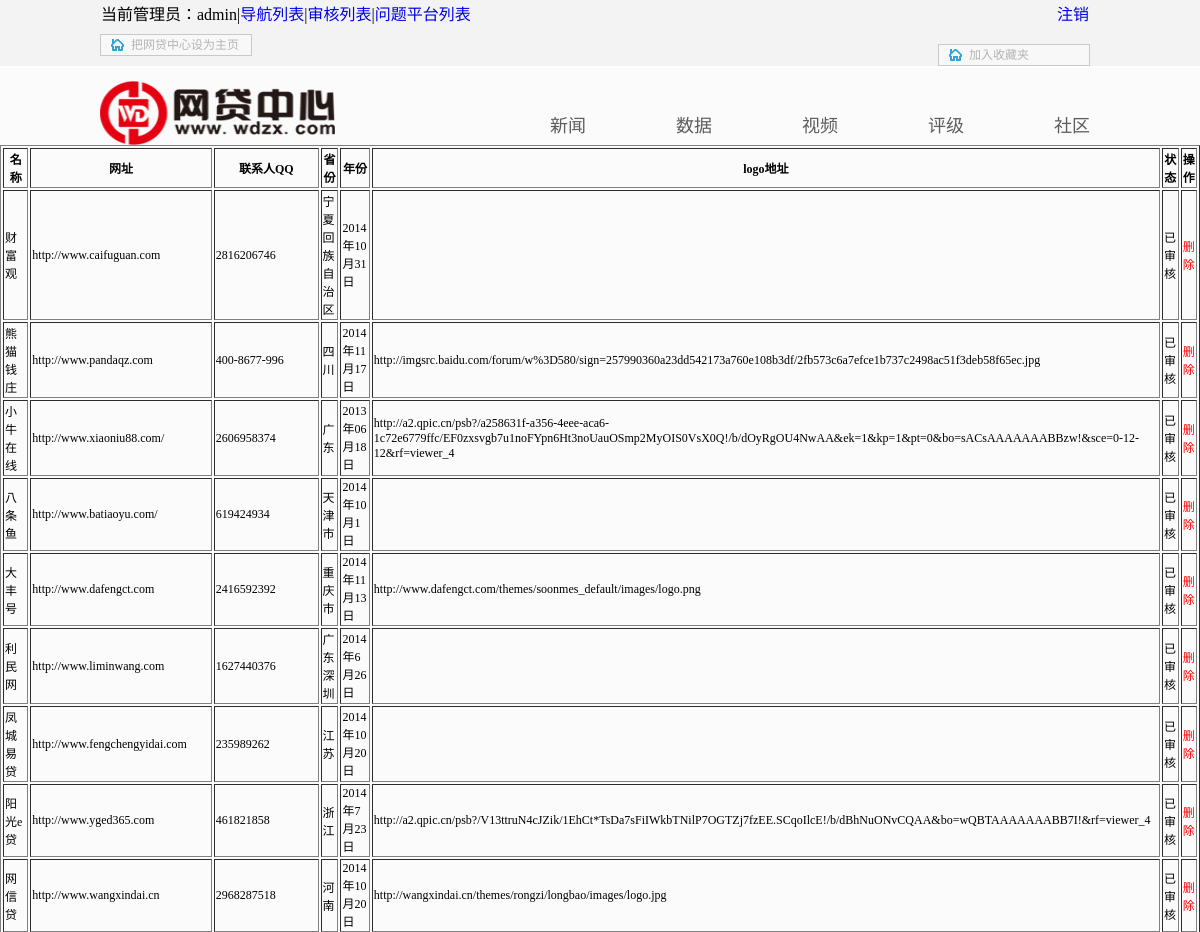
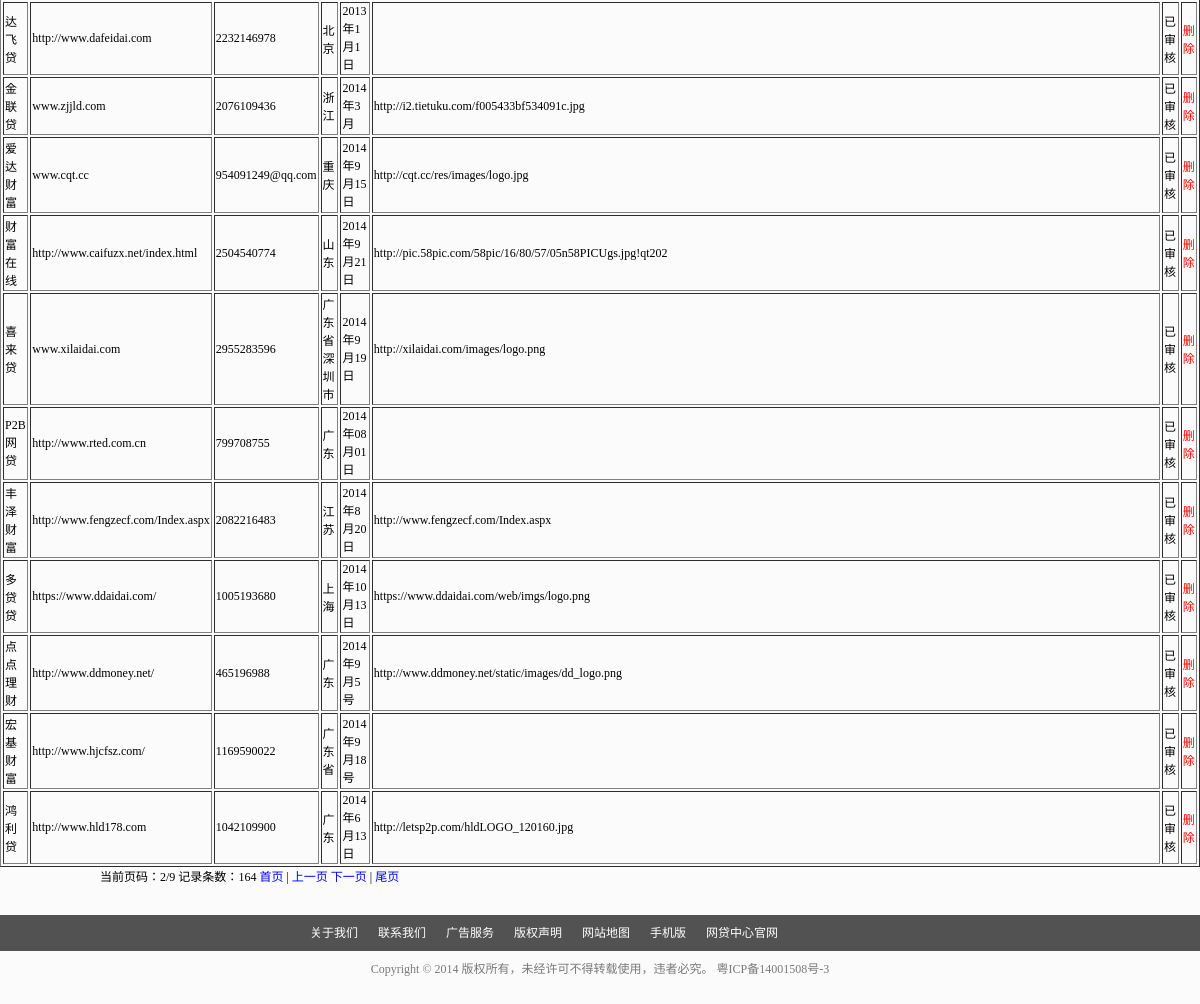
The app's page /admin/admin_submit_list.php?page=2 (signed in) with its own data (2 pictures, top to bottom).
### tables this page shows
CREATE TABLE `wdzx_navigation_submit` (
  `id` int(11) NOT NULL AUTO_INCREMENT,
  `name` varchar(255) NOT NULL COMMENT '名称',
  `url` varchar(255) DEFAULT NULL COMMENT '链接地址',
  `logo` varchar(255) DEFAULT NULL COMMENT 'logo图片',
  `link_qq` varchar(50) NOT NULL COMMENT '联系人qq',
  `logo_url` varchar(255) DEFAULT NULL COMMENT 'logo远程地址',
  `summary` text COMMENT '简介',
  `fstatus` int(11) NOT NULL DEFAULT '0' COMMENT '状态',
  `add_time` int(11) NOT NULL DEFAULT '0' COMMENT '添加时间',
  `province` varchar(50) NOT NULL DEFAULT '' COMMENT '省份',
  `year` varchar(50) NOT NULL DEFAULT '' COMMENT '上线年份',
  PRIMARY KEY (`id`)
);

### admin/admin_submit_list.php (the view, shortened to what this page needs)
<?php
include '../common/admin_header.php';
if (isset($_REQUEST["page"]) && !empty($_REQUEST["page"])) {
    $page = $_REQUEST["page"];
} else {
    $page = 1;
}
if (is_numeric($page)) {
    $page_size = 20;
    $query = "select count(*) as total from wdzx_navigation_submit order by id desc";
    $result = mysql_query($query, $conn);
    $row = mysql_fetch_row($result);
    $message_count = $row[0];
    $page_count = ceil($message_count / $page_size);
    $offset = ($page - 1) * $page_size;
    $result = mysql_query("select * from wdzx_navigation_submit order by id desc limit $offset,$page_size");
}
?>
<table align="center" border="1" >
    <tr>
        <th>名称</th>
        <th>网址</th>
        <th>联系人QQ</th>
        <th>省份</th>
        <th>年份</th>
        <th>logo地址</th>
        <th>状态</th>
        <th>操作</th>
    </tr>
    <?php while ($row = mysql_fetch_assoc($result)) { ?>
        <tr>
            <td><?php echo $row['name']; ?></td>
            <td><?php echo $row['url']; ?></td>
            <td><?php echo $row['link_qq']; ?></td>
            <td><?php echo $row['province']; ?></td>
            <td><?php echo $row['year']; ?></td>
            <td><?php echo $row['logo_url']; ?></td>
            <td><?php echo $row['fstatus'] == 0 ? "<a style='cursor:pointer;' class='ischeck' id={$row['id']}>未审核</a>" : "已审核"; ?></td>
            <td><a style="color:red;cursor:pointer;" class='del' id="<?php echo $row['id']; ?>" >删除</a></td>
        </tr>
        <?php
    }
    ?>
</table>
<div style="width:1000px;margin:0 auto;padding:0">
    当前页码：<?php echo $page; ?>/<?php echo $page_count; ?>
    记录条数：<?php echo $message_count; ?>
    <?php
    if ($page != 1) {
        echo "<a href=?page=1>首页</a> | ";
        echo "<a href=?page=" . ($page - 1) . ">上一页</a>   ";
    }
    ?>
    <?php
    if ($page < $page_count) {
        echo "<a href=?page=" . ($page + 1) . ">下一页</a> | ";
        echo "<a href=?page=" . $page_count . ">尾页</a>";
    }
    ?>
</div>
<?php
include '../common/footer.php';

### css/main.css (style rules this page uses)
body { background:#fbfbfb;margin:0;padding:0;font-size:12px;font-family:"宋体" }
h1,h2,h3,h4,h5,h6,ul,li,a,p,span,dl,dd,dt,input { margin:0;padding:0;text-decoration:none;list-style:none }

### records on screen
wdzx_navigation_submit: name "财富观", url "http://www.caifuguan.com", link_qq "2816206746", province "宁夏回族自治区", year "2014年10月31日", fstatus "已审核"
wdzx_navigation_submit: name "熊猫钱庄", url "http://www.pandaqz.com", link_qq "400-8677-996", province "四川", year "2014年11月17日", logo_url "http://imgsrc.baidu.com/forum/w%3D580/sign=257990360a23dd542173a760e108b3df/2fb573c6a7efce1b737c2498ac51f3deb58f65ec.jpg", fstatus "已审核"
wdzx_navigation_submit: name "小牛在线", url "http://www.xiaoniu88.com/", link_qq "2606958374", province "广东", year "2013年06月18日", logo_url "http://a2.qpic.cn/psb?/a258631f-a356-4eee-aca6-1c72e6779ffc/EF0zxsvgb7u1noFYpn6Ht3noUauOSmp2MyOIS0VsX0Q!/b/dOyRgOU4NwAA&ek=1&kp=1&pt=0&bo=sACsAAAAAAABBzw!&sce=0-12-12&rf=viewer_4", fstatus "已审核"
wdzx_navigation_submit: name "八条鱼", url "http://www.batiaoyu.com/", link_qq "619424934", province "天津市", year "2014年10月1日", fstatus "已审核"
wdzx_navigation_submit: name "大丰号", url "http://www.dafengct.com", link_qq "2416592392", province "重庆市", year "2014年11月13日", logo_url "http://www.dafengct.com/themes/soonmes_default/images/logo.png", fstatus "已审核"
wdzx_navigation_submit: name "利民网", url "http://www.liminwang.com", link_qq "1627440376", province "广东深圳", year "2014年6月26日", fstatus "已审核"
wdzx_navigation_submit: name "凤城易贷", url "http://www.fengchengyidai.com", link_qq "235989262", province "江苏", year "2014年10月20日", fstatus "已审核"
wdzx_navigation_submit: name "阳光e贷", url "http://www.yged365.com", link_qq "461821858", province "浙江", year "2014年7月23日", logo_url "http://a2.qpic.cn/psb?/V13ttruN4cJZik/1EhCt*TsDa7sFiIWkbTNilP7OGTZj7fzEE.SCqoIlcE!/b/dBhNuONvCQAA&bo=wQBTAAAAAAABB7I!&rf=viewer_4", fstatus "已审核"
wdzx_navigation_submit: name "网信贷", url "http://www.wangxindai.cn", link_qq "2968287518", province "河南", year "2014年10月20日", logo_url "http://wangxindai.cn/themes/rongzi/longbao/images/logo.jpg", fstatus "已审核"
wdzx_navigation_submit: name "达飞贷", url "http://www.dafeidai.com", link_qq "2232146978", province "北京", year "2013年1月1日", fstatus "已审核"
wdzx_navigation_submit: name "金联贷", url "www.zjjld.com", link_qq "2076109436", province "浙江", year "2014年3月", logo_url "http://i2.tietuku.com/f005433bf534091c.jpg", fstatus "已审核"
wdzx_navigation_submit: name "爱达财富", url "www.cqt.cc", link_qq "954091249@qq.com", province "重庆", year "2014年9月15日", logo_url "http://cqt.cc/res/images/logo.jpg", fstatus "已审核"
wdzx_navigation_submit: name "财富在线", url "http://www.caifuzx.net/index.html", link_qq "2504540774", province "山东", year "2014年9月21日", logo_url "http://pic.58pic.com/58pic/16/80/57/05n58PICUgs.jpg!qt202", fstatus "已审核"
wdzx_navigation_submit: name "喜来贷", url "www.xilaidai.com", link_qq "2955283596", province "广东省深圳市", year "2014年9月19日", logo_url "http://xilaidai.com/images/logo.png", fstatus "已审核"
wdzx_navigation_submit: name "P2B网贷", url "http://www.rted.com.cn", link_qq "799708755", province "广东", year "2014年08月01日", fstatus "已审核"
wdzx_navigation_submit: name "丰泽财富", url "http://www.fengzecf.com/Index.aspx", link_qq "2082216483", province "江苏", year "2014年8月20日", logo_url "http://www.fengzecf.com/Index.aspx", fstatus "已审核"
wdzx_navigation_submit: name "多贷贷", url "https://www.ddaidai.com/", link_qq "1005193680", province "上海", year "2014年10月13日", logo_url "https://www.ddaidai.com/web/imgs/logo.png", fstatus "已审核"
wdzx_navigation_submit: name "点点理财", url "http://www.ddmoney.net/", link_qq "465196988", province "广东", year "2014年9月5号", logo_url "http://www.ddmoney.net/static/images/dd_logo.png", fstatus "已审核"
wdzx_navigation_submit: name "宏基财富", url "http://www.hjcfsz.com/", link_qq "1169590022", province "广东省", year "2014年9月18号", fstatus "已审核"
wdzx_navigation_submit: name "鸿利贷", url "http://www.hld178.com", link_qq "1042109900", province "广东", year "2014年6月13日", logo_url "http://letsp2p.com/hldLOGO_120160.jpg", fstatus "已审核"

### other values on screen
$_SESSION['username'] "admin"
$page "2"
$page_count "9"
$message_count "164"
